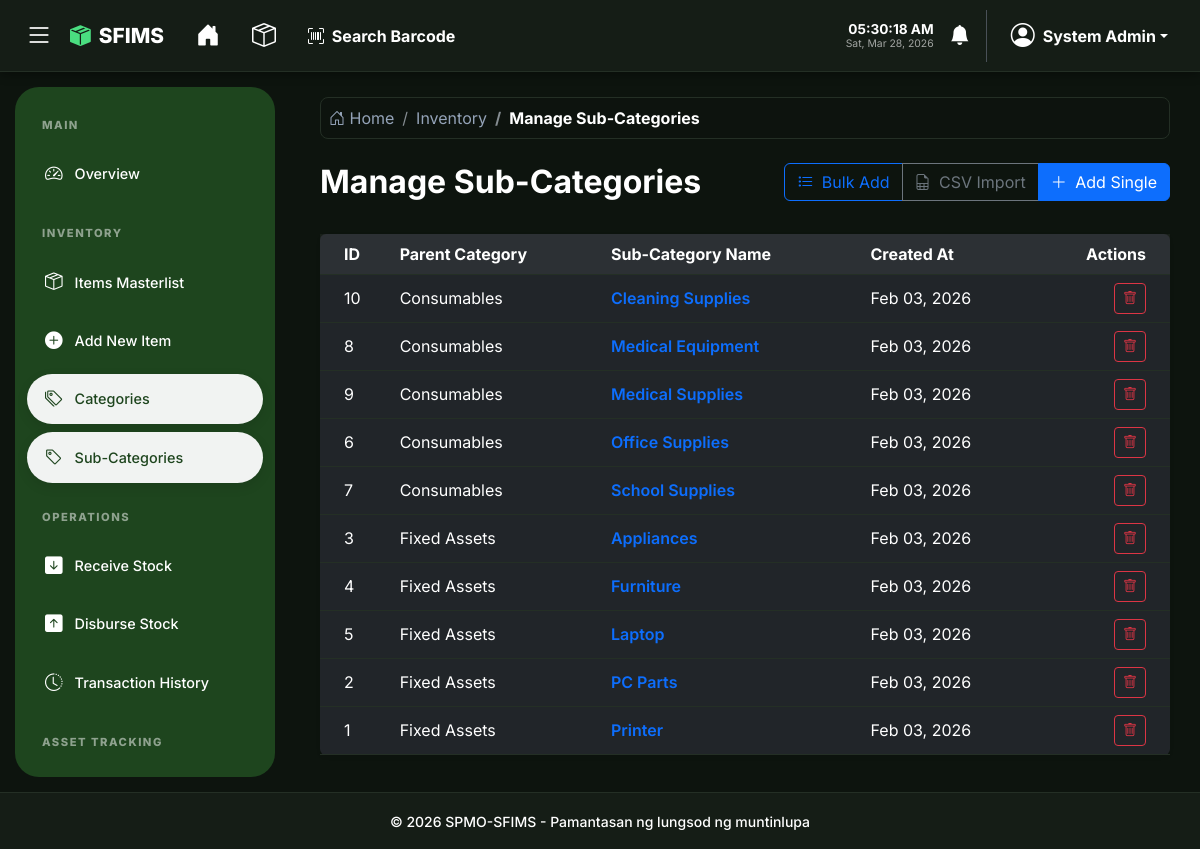
Screenshot of /inventory/sub_categories.php (signed in) with the database file from the repository.
### tables this page shows
CREATE TABLE IF NOT EXISTS sub_categories (
    id INT AUTO_INCREMENT PRIMARY KEY,
    category_id INT NOT NULL,
    name VARCHAR(100) NOT NULL,
    created_at TIMESTAMP DEFAULT CURRENT_TIMESTAMP,
    FOREIGN KEY (category_id) REFERENCES categories(id) ON DELETE CASCADE
);

CREATE TABLE IF NOT EXISTS categories (
    id INT AUTO_INCREMENT PRIMARY KEY,
    name VARCHAR(100) NOT NULL UNIQUE,
    created_at TIMESTAMP DEFAULT CURRENT_TIMESTAMP
);

### config/app.php (called while the page is built, shortened)
<?php
function h($string)
{
    return htmlspecialchars($string, ENT_QUOTES, 'UTF-8');
}

### inventory/sub_categories.php (the view, shortened to what this page needs)
<?php
require_once '../config/app.php';
$db = Database::getInstance();
$sql = "SELECT s.*, c.name as category_name
        FROM sub_categories s
        JOIN categories c ON s.category_id = c.id
        ORDER BY c.name ASC, s.name ASC";
$sub_categories = $db->query($sql)->fetchAll();
require_once '../partials/header.php';
?>
<div class="row mb-4">
    <div class="col-md-6">
        <h2 class="fw-bold">Manage Sub-Categories</h2>
    </div>
    <div class="col-md-6 text-end">
        <div class="btn-group">
            <button type="button" class="btn btn-outline-primary" data-bs-toggle="modal" data-bs-target="#bulkAddSubCategoryModal">
                <i class="bi bi-list-task me-1"></i> Bulk Add
            </button>
            <?php if ($_SESSION['role'] === 'Admin'): ?>
                <a href="../admin/import_master.php?type=sub_categories" class="btn btn-outline-secondary">
                    <i class="bi bi-file-earmark-spreadsheet me-1"></i> CSV Import
                </a>
            <?php endif; ?>
            <button type="button" class="btn btn-primary" data-bs-toggle="modal" data-bs-target="#addSubCategoryModal">
                <i class="bi bi-plus-lg me-1"></i> Add Single
            </button>
        </div>
    </div>
</div>
<div class="card shadow-sm border-0">
    <div class="card-body p-0">
        <div class="table-responsive">
            <table class="table table-hover align-middle mb-0">
                <thead class="bg-light">
                    <tr>
                        <th class="ps-4">ID</th>
                        <th>Parent Category</th>
                        <th>Sub-Category Name</th>
                        <th>Created At</th>
                        <th class="text-end pe-4">Actions</th>
                    </tr>
                </thead>
                <tbody>
                    <?php if ($sub_categories): ?>
                        <?php foreach ($sub_categories as $sc): ?>
                            <tr>
                                <td class="ps-4"><?php echo $sc['id']; ?></td>
                                <td><?php echo h($sc['category_name']); ?></td>
                                <td class="fw-semibold text-primary"><?php echo h($sc['name']); ?></td>
                                <td><?php echo date('M d, Y', strtotime($sc['created_at'])); ?></td>
                                <td class="text-end pe-4">
                                    <form method="POST" action="" class="d-inline">
                                        <button type="submit" class="btn btn-sm btn-outline-danger" onclick="return confirm('Are you sure you want to delete this sub-category?')">
                                            <i class="bi bi-trash"></i>
                                        </button>
                                    </form>
                                </td>
                            </tr>
                        <?php endforeach; ?>
                    <?php endif; ?>
                </tbody>
            </table>
        </div>
    </div>
</div>
<?php require_once '../partials/footer.php'; ?>

### partials/header.php (style rules this page uses)
*, *::before, *::after { transition: background-color 0.3s ease, border-color 0.3s ease, color 0.3s ease, box-shadow 0.3s ease; }
:root { --sfims-bg: #f3f7f4; --sfims-card-bg: #ffffff; --sfims-text: #1e3a1a; --sfims-border: #dce3dc; --sfims-green: #1e451e; --sfims-accent: #2d5a27; --sfims-input-bg: #ffffff; --header-dark: #ffffff; --sidebar-width: 260px; --sidebar-collapsed-width: 84px; --nav-shadow: rgba(0, 0, 0, 0.05); --sidebar-text: rgba(255, 255, 255, 0.85); --dropdown-header-text: #6c757d; }
[data-theme="dark"] { --sfims-bg: #0d140e; --sfims-card-bg: #151d16; --sfims-text: #ffffff; --sfims-border: #242f25; --sfims-green: #1e451e; --sfims-input-bg: #2a332b; --header-dark: #151d16; --nav-shadow: rgba(0, 0, 0, 0.4); --sfims-accent: #ffffff; --sidebar-text: #ffffff; --dropdown-header-text: #cbd5e1; }
body { background-color: var(--sfims-bg) !important; color: var(--sfims-text) !important; font-family: 'Inter', sans-serif; min-height: 100vh; margin: 0; display: flex; flex-direction: column; overflow-x: hidden; }
[data-theme="dark"] .bg-light { background-color: rgba(255, 255, 255, 0.05) !important; color: var(--sfims-text) !important; }
[data-theme="dark"] .text-dark, [data-theme="dark"] .text-black, [data-theme="dark"] h1, [data-theme="dark"] h2, [data-theme="dark"] h3, [data-theme="dark"] h4, [data-theme="dark"] h5, [data-theme="dark"] h6, [data-theme="dark"] .card-title, [data-theme="dark"] .modal-title, [data-theme="dark"] .nav-tabs .nav-link { color: #ffffff !important; }
[data-theme="dark"] ::placeholder { color: #64748b !important; opacity: 1 !important; }
[data-theme="dark"] .table { --bs-table-bg: transparent; --bs-table-color: var(--sfims-text); --bs-table-border-color: var(--sfims-border); color: var(--sfims-text); }
.btn-group, td.text-end, td:last-child { white-space: nowrap; }

### rows the page displays
sub_categories: id "10", category.name "Consumables", name "Cleaning Supplies", created_at "Feb 03, 2026"
sub_categories: id "8", category.name "Consumables", name "Medical Equipment", created_at "Feb 03, 2026"
sub_categories: id "9", category.name "Consumables", name "Medical Supplies", created_at "Feb 03, 2026"
sub_categories: id "6", category.name "Consumables", name "Office Supplies", created_at "Feb 03, 2026"
sub_categories: id "7", category.name "Consumables", name "School Supplies", created_at "Feb 03, 2026"
sub_categories: id "3", category.name "Fixed Assets", name "Appliances", created_at "Feb 03, 2026"
sub_categories: id "4", category.name "Fixed Assets", name "Furniture", created_at "Feb 03, 2026"
sub_categories: id "5", category.name "Fixed Assets", name "Laptop", created_at "Feb 03, 2026"
sub_categories: id "2", category.name "Fixed Assets", name "PC Parts", created_at "Feb 03, 2026"
sub_categories: id "1", category.name "Fixed Assets", name "Printer", created_at "Feb 03, 2026"

### other values shown
$_SESSION['full_name'] "System Admin"
$section "Inventory"
$page_title_display "Manage Sub-Categories"
